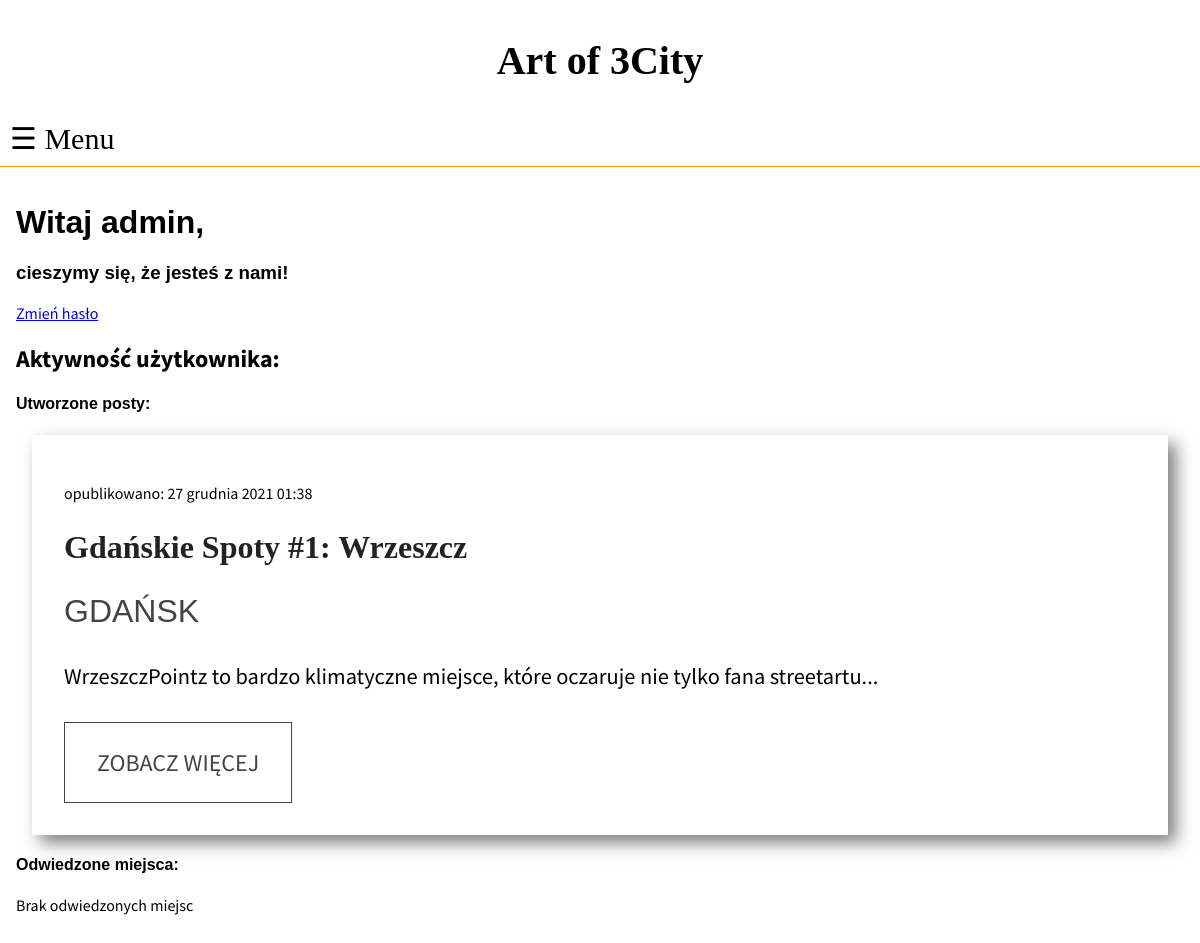
The app's page /profile (signed in), older data.
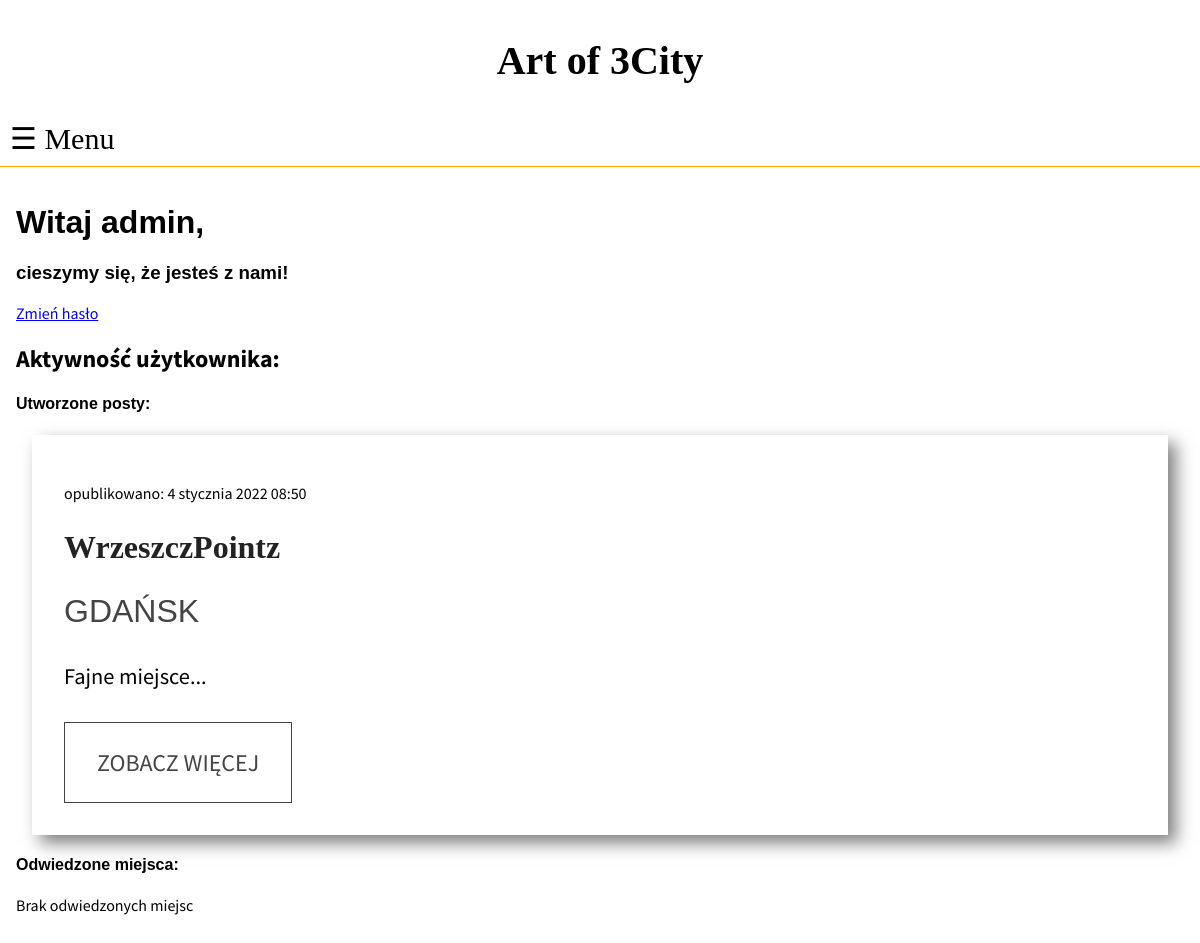
The same page, newer data.
### posts/models.py (models this page shows, shortened)
class Post(models.Model):
    title = models.CharField(max_length=32)
    content = models.TextField()
    address = models.CharField(max_length=64)
    created_date = models.DateTimeField(default=timezone.now)
    published_date = models.DateTimeField(default = timezone.now)
    author = models.ForeignKey('auth.User',on_delete=models.CASCADE)
    image = models.ImageField(upload_to='images/', blank=True, default="default.png")
    place = models.ForeignKey(Place, on_delete= models.CASCADE,verbose_name="place where it is")

class Place(models.Model):
    town = models.CharField(max_length=32)
    def __str__(self):
        return f"{self.town}"

### welcome/views.py (the view)
# urls.py: path("profile",views.profile,name="profile"),
def profile(request):
    posts = Post.objects.filter(author=request.user)
    visitedPlaces = VisitedPlace.objects.select_related("place").filter(user__id=request.user.id)
    content = {"profile":request.user, "createdPosts":posts, "visitedPlaces":visitedPlaces}
    return render(request,"welcome/profile.html",content)

### welcome/templates/welcome/profile.html
{% extends 'posts/base.html' %}
{% load static %}
{% block content%}
    <h1>Witaj {{profile}},</h1>
    <h3>cieszymy się, że jesteś z nami!</h3>
    <a href="{% url 'welcome:changePassword' %}">Zmień hasło</a>
    <h2>Aktywność użytkownika:</h2>
    <h4>Utworzone posty:</h4>
    {% for post in createdPosts %}
        <section>
                <div class="cardContainer">
                    <div class="cardContent">
                         <div class="content-text">
                            <p>opublikowano: {{post.published_date}}</p>
                            <h2 class="content-title">{{post.title}}</h2>
                            <h3 class="content-subtitle">{{post.place}}</h3>
                            <p class="content-paragraph">{{post.content | truncatewords:24}}...</p>
                            <a href="{% url 'posts:details' post.id %}" class="btn">Zobacz więcej</a>
                        </div>
                    </div>
                </div>
            </section>
    {% empty %}
         <p>Brak utworzonych postów</p>
    {% endfor %}
     <h4>Odwiedzone miejsca:</h4>
    {% for vp in visitedPlaces %}
        <section>
            <div class="cardContainer">
                <div class="cardContent">
                    <div class="content-text">
                        <p>opublikowano: {{vp.place.author}}</p>
                        <h2 class="content-title">{{vp.place.title}}</h2>
                        <h3 class="content-subtitle">{{vp.place.place}}</h3>
                        <p class="content-paragraph">{{vp.place.content | truncatewords:24}}...</p>
                        <a href="{% url 'posts:details' vp.place.id %}" class="btn">Zobacz więcej</a>
                    </div>
                </div>
            </div>
        </section>
    {% empty %}
    <p>Brak odwiedzonych miejsc</p>
    {% endfor %}
{% endblock %}

Row changes from the older to the newer data that the page shows:
removed Post: published_date "27 grudnia 2021 01:38", title "Gdańskie Spoty #1: Wrzeszcz", place "GDAŃSK", content "WrzeszczPointz to bardzo klimatyczne miejsce, które oczaruje nie tylko fana streetartu"
added Post: published_date "4 stycznia 2022 08:50", title "WrzeszczPointz", place "GDAŃSK", content "Fajne miejsce"
